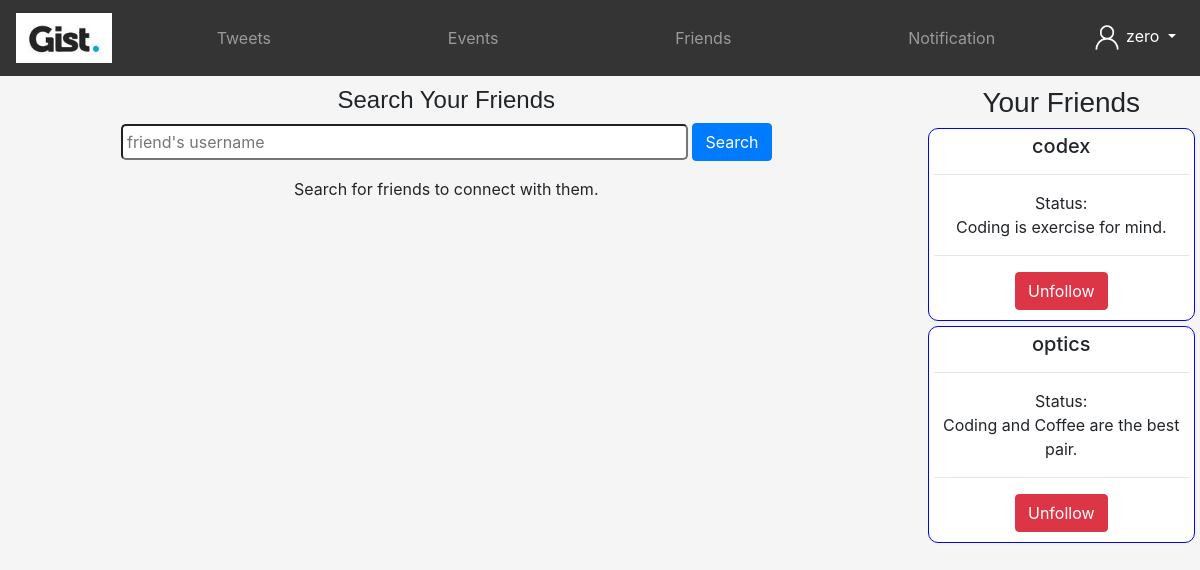
Screenshot of /friends (signed in) with the database file from the repository.
### tables this page shows
CREATE TABLE "Users" (
	"username"	TEXT,
	"email"	TEXT COLLATE UTF16CI,
	"password"	TEXT,
	"id"	INTEGER,
	"status"	TEXT DEFAULT NULL,
	"numFriends"	NUMERIC DEFAULT 0,
	"numEvents"	INTEGER DEFAULT 0,
	"numTweets"	INTEGER DEFAULT 0,
	"friends"	TEXT DEFAULT NULL
);

### main.py (the view, shortened to what this page needs)
@app.route('/friends', methods = ['POST', 'GET'])
def friends():
    if 'id' in session:
        username = session['username']
        friendsdata = fetchFriendsdata(username)
        frndRequests = fetchFriendRequests(username)
        if(len(frndRequests) > 0):
            return render_template('friends.html', msg = "Search for friends to connect with them.", friends = friendsdata, alert = len(frndRequests))
        return render_template('friends.html', msg = "Search for friends to connect with them.", friends = friendsdata)
    return render_template('friends.html', msg = "Search for friends to connect with them.")

### pydb.py (called while the page is built)
def fetchUser(username):
    conn = sqlite3.connect('database.db')
    cur = conn.cursor()
    cur.execute("SELECT * FROM Users WHERE username = ?", (username,))
    row = cur.fetchall()
    conn.close()
    print(row)
    return row

def fetchFriends(username):
    data = fetchUser(username)
    friends = []
    if(data[0][8] != None):
        friends = data[0][8].split(',')
    return friends

def fetchFriendsdata(username):
    friends = fetchFriends(username)
    friendsdata = []
    for i in friends:
        frd = fetchUser(i)
        friendsdata.append(frd)
    return friendsdata

def fetchFriendRequests(username):
    con = sqlite3.connect('database.db')
    cur = con.cursor()
    cur.execute("SELECT * FROM frequest WHERE toUser = ?", (username, ))
    row = cur.fetchall()
    con.close()
    return row

### templates/friends.html (shortened to what this page needs)
<!DOCTYPE html>
<html lang="en">
<head>
    <link rel="stylesheet" href="https://cdn.jsdelivr.net/npm/bootstrap@4.5.3/dist/css/bootstrap.min.css">
</head>
<body style="background-color: whitesmoke;">
    <nav class="navbar navbar-expand-md navbar-dark bg-blak sticky-top" style="background-color: rgba(52, 52, 52) !important;">
        <a class="navbar-brand text-white" href="/home"><img src="../static/assets/img/gist.jpg" height="50px"></a>
        <div class="collapse navbar-collapse" id="navmenu">
            <ul class="navbar-nav mx-auto">
                <li class="nav-item">
                    <a href="/tweets" class="nav-link">
                        <center>
                            Tweets
                        </center>
                    </a>
                </li>
            </ul>
            <ul class="navbar-nav mx-auto">
                <li class="nav-item">
                    <a href="/events" class="nav-link">
                        <center>
                            Events
                        </center>
                    </a>
            </ul>
            <ul class="navbar-nav mx-auto">
              <li class="nav-item">
                  <a href="/friends" class="nav-link">
                      <center>
                          Friends
                      </center>
                  </a>
              </li>
          </ul>
            <ul class="navbar-nav mx-auto">
              <li class="nav-item">
                  <a href="/notifications" class="nav-link">
                      <center>
                          Notification {% if alert %}<span style="border-radius: 50%; width: 25px;" class="badge badge-danger">{{alert}}</span>{% endif %}
                      </center>
                  </a>
              </li>
          </ul>
            <ul class="navbar-nav">
                <li class="nav-item dropdown text-center">
                    <a class="nav-link dropdown-toggle text-white" href="#" id="navbarDropdown" role="button" data-toggle="dropdown" aria-haspopup="true" aria-expanded="false">
                        <img src="../static/assets/img/person.png" height="30px" width="30px">
                        {{session['username']}}
                    </a>
                </li>
            </ul>
        </div>
    </nav>
      <div class="row" style="margin-top: 10px;">
          <div class="col-sm-9">
              <h4 style="text-align: center; font-family: sans-serif;">Search Your Friends</h4>
                <form action="/friends" method="POST">
                    <div class="wd-100 d-flex justify-content-center" style="align-content: center;">
                        <div class="form-group">
                            <input size="50px" style="align-self: center; vertical-align: middle; padding: 4px; border-radius: 5px;" type="text" placeholder="friend's username" name = "suser" autocomplete="off">
                            <button style="align-self: center;" class="btn btn-primary" type="submit">Search</button>
                        </div>
                    </div>
                </form>
                <div>
                    <div>
                        <p style="text-align: center;">{{msg}}</p>
                    </div>
                </div>
          </div>
          <div class="col-sm-3">
              <h3 style="text-align: center; font-family: sans-serif;">Your Friends</h3>
              {% for friend in friends %}
                {% for data in friend%}
              <div style="background-color: white; margin: 5px; padding: 5px; border-radius: 10px; border: 1px solid blue; align-content: center;">
                  <h5 style="text-align: center;">{{data[0]}}</h5>
                  <hr>
                  <p style="text-align: center;">Status: <br>{{data[4]}}</p>
                  <hr>
                  <form style="align-content: center;" action="/unfollow" method="POST">
                    <div class="wd-100 d-flex justify-content-center" style="align-content: center;">
                        <button class="btn btn-danger" type="submit" style="margin-bottom: 5px;">Unfollow</button>
                    </div>
                  </form>
              </div>
                {% endfor %}
              {% endfor %}
          </div>
      </div>
</body>
</html>

### rows the page displays
Users: username "codex", status "Coding is exercise for mind."
Users: username "optics", status "Coding and Coffee are the best pair."

### other values shown
{{ session['username'] }} "zero"
{{ msg }} "Search for friends to connect with them."
